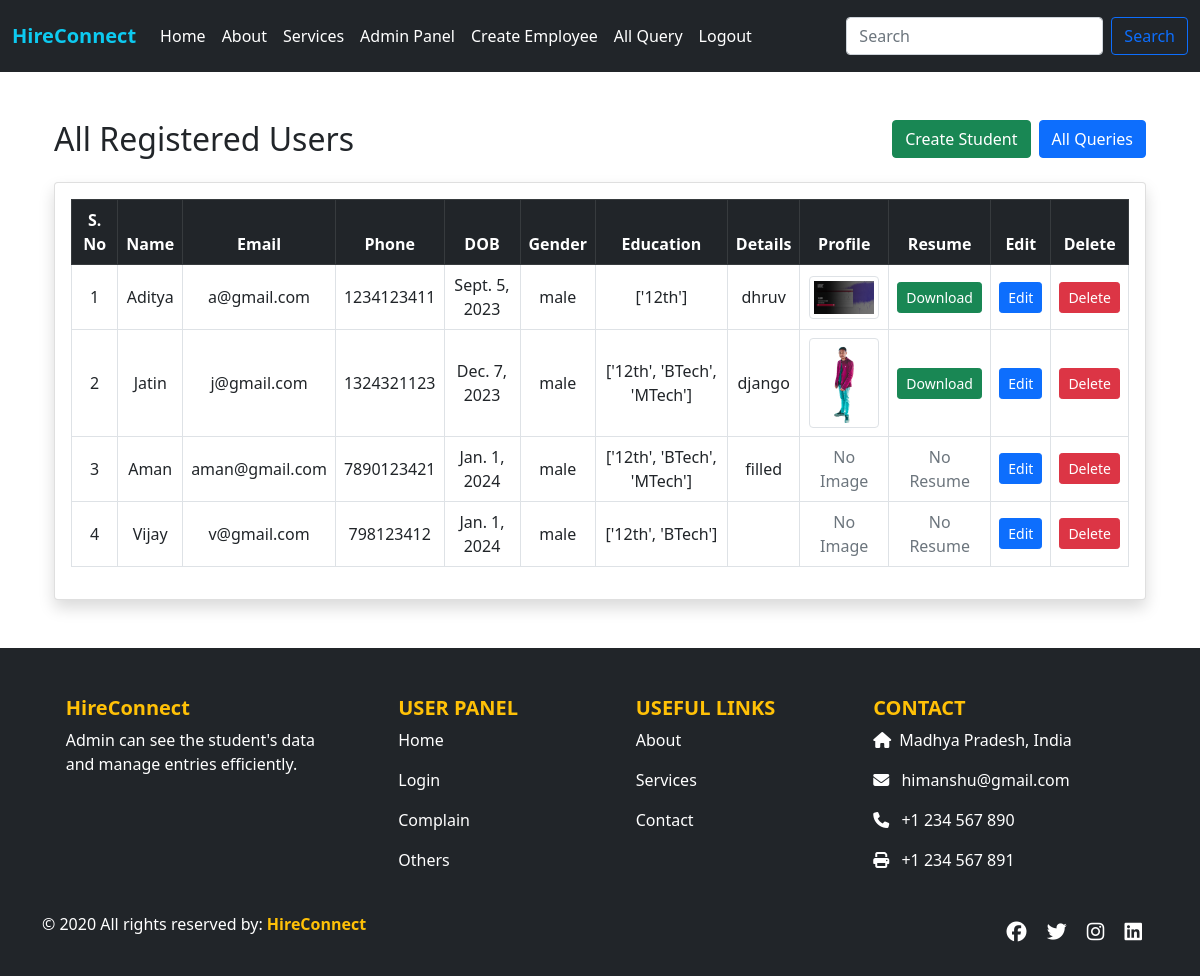
Page /admin_dashboard/ (signed in) on the earlier database version.
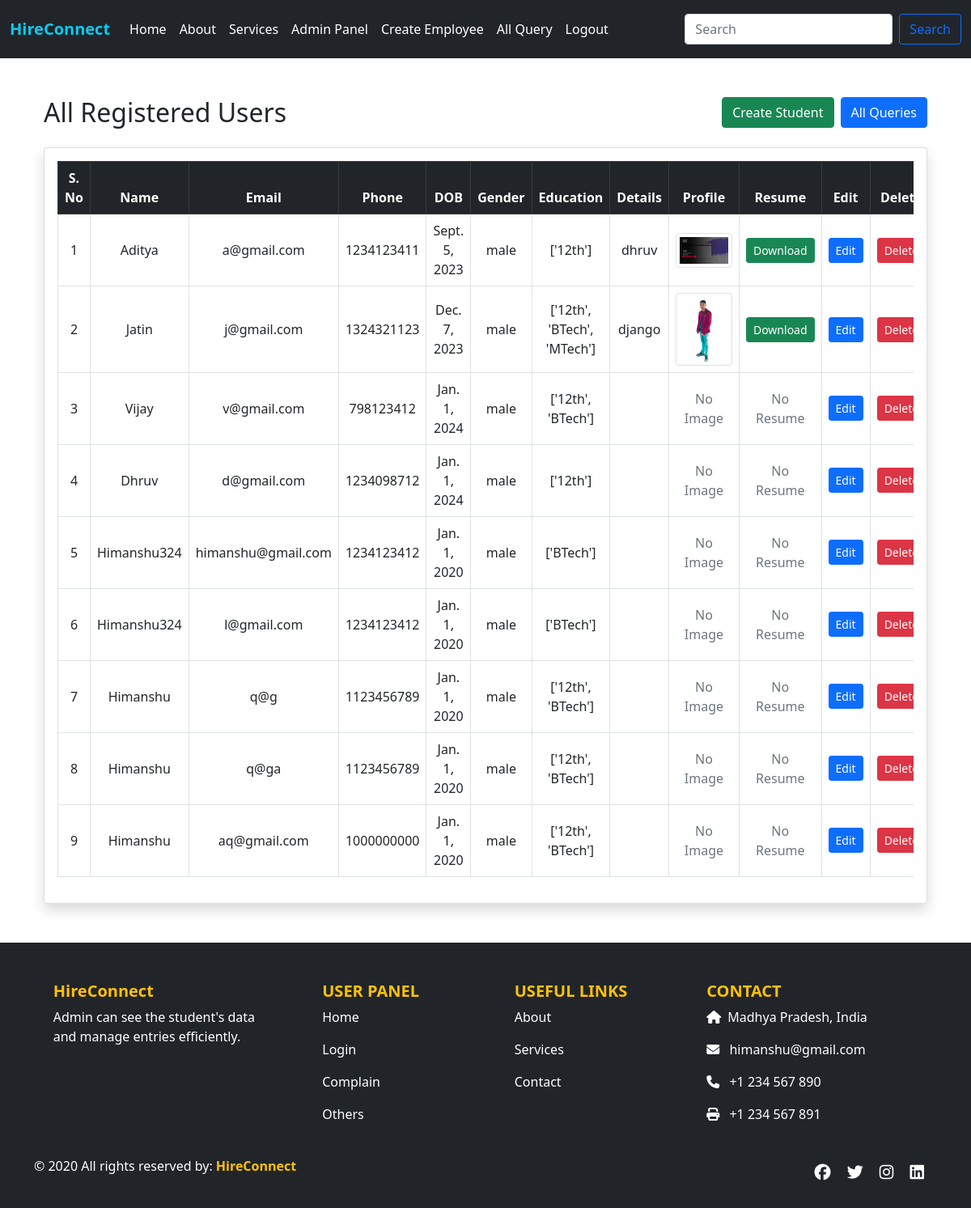
Same page on the later database version.
### app/models.py (models this page shows, shortened)
class Users(models.Model):
    stuname = models.CharField(max_length=50)
    stuemail = models.EmailField()
    studetail = models.CharField(max_length=300)
    stuphone = models.BigIntegerField()
    studob = models.DateField(null=True, blank=True)
    stuedu = models.CharField(max_length=50, null=True, blank=True)
    stugender = models.CharField(max_length=50, null=True, blank=True)
    stuimage = models.ImageField(upload_to='images/', blank=True, null=True)
    sturesume = models.FileField(upload_to='files/', blank=True, null=True)
    stupass = models.CharField(max_length=50)

### app/views.py (the view)
# urls.py: path('admin_dashboard/', views.admin_dashboard, name='admin_dashboard'),
def admin_dashboard(request):
    if request.session.get('user') != 'admin':
        return redirect('login')
    users = Users.objects.all()
    return render(request, 'admin_dashboard.html', { 'users': users})

### app/templates/admin_dashboard.html (shortened to what this page needs)
{% extends "base.html" %}
{% load static %}
{% block css %}
<link rel="stylesheet" href="{% static 'css/style.css' %}">
{% endblock %}
{% block content %}
<div class="container my-5">
  <div class="d-flex flex-wrap justify-content-between align-items-center gap-3 mb-4">
    <h2 class="mb-0">All Registered Users</h2>
    <div class="d-flex gap-2">
      <a href="{% url 'registration' %}" class="btn btn-success">Create Student</a>
      <a href="{% url 'allquery' %}" class="btn btn-primary">All Queries</a>
    </div>
  </div>
  <div class="card shadow p-3">
    <div class="table-responsive">
      <table class="table table-bordered table-hover align-middle text-center">
        <thead class="table-dark">
          <tr>
            <th>S. No</th>
            <th>Name</th>
            <th>Email</th>
            <th>Phone</th>
            <th>DOB</th>
            <th>Gender</th>
            <th>Education</th>
            <th>Details</th>
            <th>Profile</th>
            <th>Resume</th>
            <th>Edit</th>
            <th>Delete</th>
          </tr>
        </thead>
        <tbody>
          {% for user in users %}
          <tr>
            <td>{{ forloop.counter }}</td>
            <td>{{ user.stuname }}</td>
            <td>{{ user.stuemail }}</td>
            <td>{{ user.stuphone }}</td>
            <td>{{ user.studob }}</td>
            <td>{{ user.stugender }}</td>
            <td>{{ user.stuedu }}</td>
            <td>{{ user.studetail }}</td>
            <td>
              {% if user.stuimage %}
              <img src="{{ user.stuimage.url }}" alt="Profile" class="img-thumbnail" style="max-width: 70px;">
              {% else %}
              <span class="text-muted">No Image</span>
              {% endif %}
            </td>
            <td>
              {% if user.sturesume %}
              <a href="{{ user.sturesume.url }}" class="btn btn-sm btn-success" target="_blank">Download</a>
              {% else %}
              <span class="text-muted">No Resume</span>
              {% endif %}
            </td>
            <td>
              <form method="get" action="{% url 'edituser' pk=user.id %}">
                <button type="submit" class="btn btn-primary btn-sm">Edit</button>
              </form>
            </td>
            <td>
              <a href="{% url 'deleteuser' pk=user.id %}" class="btn btn-danger btn-sm" onclick="return confirm('Are you sure you want to delete this user?');">Delete</a>
            </td>
          </tr>
          {% endfor %}
        </tbody>
      </table>
    </div>
  </div>
</div>
{% endblock %}

### app/templates/base.html (shortened to what this page needs)
<!doctype html>
<html lang="en">
<head>
  <link href="https://cdn.jsdelivr.net/npm/bootstrap@5.0.2/dist/css/bootstrap.min.css" rel="stylesheet">
  {% load static %}
  {% block css %}{% endblock %}
  <link rel="stylesheet" href="https://cdnjs.cloudflare.com/ajax/libs/font-awesome/6.5.0/css/all.min.css" />
</head>
<body>
<nav class="navbar navbar-expand-lg py-3 navbar-dark bg-dark sticky-top">
  <div class="container-fluid">
    <strong class="navbar-brand fw-bold text-info">HireConnect</strong>
      <div class="collapse navbar-collapse" id="navbarSupportedContent">
  <ul class="navbar-nav me-auto mb-2 mb-lg-0">
  {% if userdata %}
    <li class="nav-item">
      <a class="nav-link active" href="{% url 'home1' pk=userdata.id %}">Home</a>
    </li>
    <li class="nav-item">
      <a class="nav-link active" href="{% url 'about1' pk=userdata.id %}">About</a>
    </li>
    <li class="nav-item">
      <a class="nav-link active" href="{% url 'service1' pk=userdata.id %}">Services</a>
    </li>
    {% if request.session.user == 'admin' %}
    <li class="nav-item">
      <a class="nav-link active" href="{% url 'admin_dashboard1' pk=userdata.id %}">Admin Dashboard</a>
    </li>
    {% else %}
    <li class="nav-item">
      <a class="nav-link active" href="{% url 'user_dashboard1' pk=userdata.id %}">User Dashboard</a>
    </li>
        <li class="nav-item">
        <a class="nav-link active" href="{% url 'userallquery' pk=userdata.id  %}">All Queries</a>
    </li>
    <li class="nav-item">
        <a class="nav-link active" href="{% url 'newquery' pk=userdata.id  %}">New Query</a>
    </li>
    {% endif %}
    <li class="nav-item">
      <a class="nav-link active" href="{% url 'logout' %}">Logout</a>
    </li>
  {% else %}
    <li class="nav-item">
      <a class="nav-link active" href="{% url 'home' %}">Home</a>
    </li>
    <li class="nav-item">
      <a class="nav-link active" href="{% url 'about' %}">About</a>
    </li>
    <li class="nav-item">
      <a class="nav-link active" href="{% url 'service' %}">Services</a>
    </li>
{% if request.session.user == 'admin' %}
    <li class="nav-item">
        <a class="nav-link active" href="{% url 'admin_dashboard' %}">Admin Panel</a>
    </li>
    <li class="nav-item">
        <a class="nav-link active" href="{% url 'registration' %}">Create Employee</a>
    </li>
    <li class="nav-item">
        <a class="nav-link active" href="{% url 'allquery' %}">All Query</a>
    </li>
{% elif request.session.user == 'student' %}
    <li class="nav-item">
        <a class="nav-link active" href="{% url 'user_dashboard1' pk=request.session.student_id %}">User Panel</a>
    </li>
{% endif %}
    <li class="nav-item">
      {% if request.session.user %}
        <a class="nav-link active" href="{% url 'logout' %}">Logout</a>
      {% else %}
        <a class="nav-link active" href="{% url 'login' %}">Login</a>
      {% endif %}
    </li>
  {% endif %}
</ul>
        <form class="d-flex">
          <input class="form-control me-2" type="search" placeholder="Search" aria-label="Search">
          <button class="btn btn-outline-primary" type="submit">Search</button>
        </form>
      </div>
    </div>
  </nav>
  <main>
    <div class="container mt-4">
      {% block content %}{% endblock %}
    </div>
  </main>
  <footer class="bg-dark text-white pt-5 pb-4">
    <div class="container text-center text-md-start">
      <div class="row">
        <div class="col-md-3 col-lg-3 col-xl-3 mx-auto mb-4">
          <h5 class="fw-bold text-warning">HireConnect</h5>
          <p>Admin can see the student's data and manage entries efficiently.</p>
        </div>
        <div class="col-md-2 col-lg-2 col-xl-2 mx-auto mb-4">
          <h5 class="text-uppercase fw-bold text-warning">User Panel</h5>
          <p><a href="{% url 'home' %}" class="text-white text-decoration-none">Home</a></p>
          <p><a href="{% url 'login' %}" class="text-white text-decoration-none">Login</a></p>
          <p><a href="#" class="text-white text-decoration-none">Complain</a></p>
          <p><a href="#" class="text-white text-decoration-none">Others</a></p>
        </div>
        <div class="col-md-2 col-lg-2 col-xl-2 mx-auto mb-4">
          <h5 class="text-uppercase fw-bold text-warning">Useful Links</h5>
          <p><a href="{% url 'about' %}" class="text-white text-decoration-none">About</a></p>
          <p><a href="{% url 'service' %}" class="text-white text-decoration-none">Services</a></p>
          <p><a href="#" class="text-white text-decoration-none">Contact</a></p>
        </div>
        <div class="col-md-4 col-lg-3 col-xl-3 mx-auto mb-4">
          <h5 class="text-uppercase fw-bold text-warning">Contact</h5>
          <p><i class="fas fa-home me-2"></i>Madhya Pradesh, India</p>
          <p><i class="fas fa-envelope me-2"></i> himanshu@gmail.com</p>
          <p><i class="fas fa-phone me-2"></i> +1 234 567 890</p>
          <p><i class="fas fa-print me-2"></i> +1 234 567 891</p>
        </div>
      </div>
      <div class="row align-items-center">
        <div class="col-md-7 col-lg-8">
          <p class="text-center text-md-start">
            &copy; 2020 All rights reserved by: <strong class="text-warning">HireConnect</strong>
          </p>
        </div>
        <div class="col-md-5 col-lg-4 text-center text-md-end">
          <a href="#" class="text-white me-3"><i class="fab fa-facebook fa-lg"></i></a>
          <a href="#" class="text-white me-3"><i class="fab fa-twitter fa-lg"></i></a>
          <a href="#" class="text-white me-3"><i class="fab fa-instagram fa-lg"></i></a>
          <a href="#" class="text-white me-3"><i class="fab fa-linkedin fa-lg"></i></a>
        </div>
      </div>
    </div>
  </footer>
</body>
</html>

### app/static/css/style.css (style rules this page uses)
body { display: flex; flex-direction: column; min-height: 100vh; }
main { flex: 1; }
.card { overflow: hidden; position: relative; transition: transform 0.3s ease; }

Differences in the rows shown:
removed Users: stuname "Aman", stuemail "aman@gmail.com", stuphone "7890123421", studob "Jan. 1, 2024", stugender "male", stuedu "['12th', 'BTech', 'MTech']", studetail "filled", stuimage "No Image", sturesume "No Resume"
added Users: stuname "Dhruv", stuemail "d@gmail.com", stuphone "1234098712", studob "Jan. 1, 2024", stugender "male", stuedu "['12th']", stuimage "No Image", sturesume "No Resume"
added Users: stuname "Himanshu324", stuemail "himanshu@gmail.com", stuphone "1234123412", studob "Jan. 1, 2020", stugender "male", stuedu "['BTech']", stuimage "No Image", sturesume "No Resume"
added Users: stuname "Himanshu324", stuemail "l@gmail.com", stuphone "1234123412", studob "Jan. 1, 2020", stugender "male", stuedu "['BTech']", stuimage "No Image", sturesume "No Resume"
added Users: stuname "Himanshu", stuemail "q@g", stuphone "1123456789", studob "Jan. 1, 2020", stugender "male", stuedu "['12th', 'BTech']", stuimage "No Image", sturesume "No Resume"
added Users: stuname "Himanshu", stuemail "q@ga", stuphone "1123456789", studob "Jan. 1, 2020", stugender "male", stuedu "['12th', 'BTech']", stuimage "No Image", sturesume "No Resume"
added Users: stuname "Himanshu", stuemail "aq@gmail.com", stuphone "1000000000", studob "Jan. 1, 2020", stugender "male", stuedu "['12th', 'BTech']", stuimage "No Image", sturesume "No Resume"
